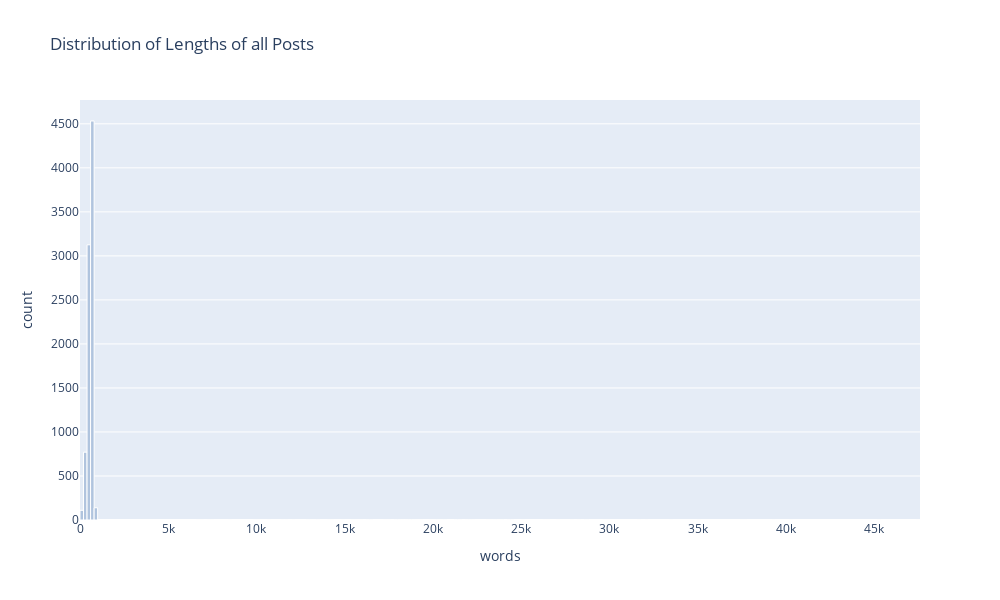

The code cell stored with this chart in its notebook:
### Code cell
def WordCount(sentence: str):
    stripped = sentence.strip()  # str
    # print(type(stripped))
    splitted = stripped.split(' ')  # list
    # print(type(splitted))
    return len(splitted)
# Distribution of Lengths of all Posts
data_wordcount = data['flat'].apply(WordCount)
fig = px.histogram(data_wordcount, x='flat',
                title='Distribution of Lengths of all Posts',
                color_discrete_sequence=["lightsteelblue"],
                labels={"flat": "words"},
                width=1000, height=600)
fig.update_traces(marker_line_width=1, marker_line_color="white")
fig.show()

### Figure 1 — Plotly figure (JSON) as saved in the notebook; plotly's stock layout.template omitted (floating-point values rounded to 4 significant figures; data arrays with more than 128 entries replaced by an {"elided": "..."} marker saying what was removed)
{"data": [{"alignmentgroup": "True", "bingroup": "x", "hovertemplate": "words=%{x}<br>count=%{y}<extra></extra>", "legendgroup": "", "marker": {"color": "lightsteelblue", "line": {"color": "white", "width": 1}, "pattern": {"shape": ""}}, "name": "", "offsetgroup": "", "orientation": "v", "showlegend": false, "type": "histogram", "x": {"elided": "8772 int values"}, "xaxis": "x", "yaxis": "y"}], "layout": {"barmode": "relative", "height": 600, "legend": {"tracegroupgap": 0}, "title": {"text": "Distribution of Lengths of all Posts"}, "width": 1000, "xaxis": {"anchor": "y", "domain": [0, 1], "title": {"text": "words"}}, "yaxis": {"anchor": "x", "domain": [0, 1], "title": {"text": "count"}}}}
